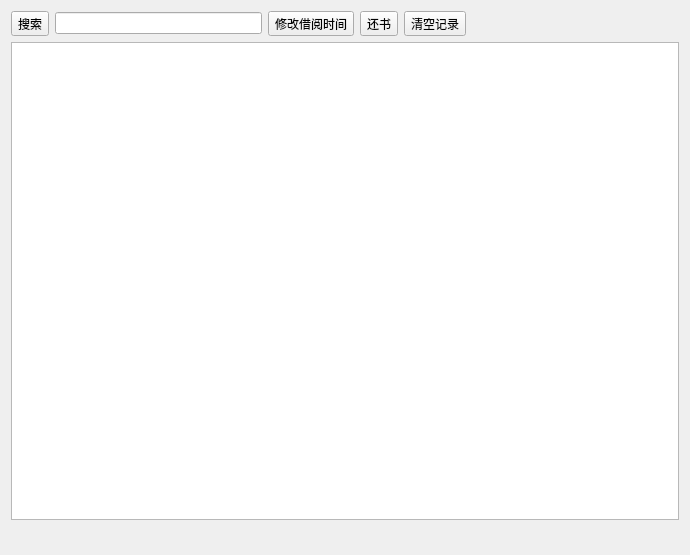
<?xml version="1.0" encoding="UTF-8"?>
<ui version="4.0">
 <class>Record</class>
 <widget class="QWidget" name="Record">
  <property name="geometry">
   <rect>
    <x>0</x>
    <y>0</y>
    <width>690</width>
    <height>555</height>
   </rect>
  </property>
  <property name="windowTitle">
   <string>Form</string>
  </property>
  <layout class="QGridLayout" name="gridLayout_4">
   <item row="0" column="3">
    <widget class="QToolButton" name="btn_return">
     <property name="font">
      <font>
       <family>楷体</family>
      </font>
     </property>
     <property name="text">
      <string>还书</string>
     </property>
    </widget>
   </item>
   <item row="0" column="1">
    <widget class="QLineEdit" name="lineEdit_3"/>
   </item>
   <item row="0" column="0">
    <widget class="QToolButton" name="btn_search">
     <property name="font">
      <font>
       <family>楷体</family>
      </font>
     </property>
     <property name="text">
      <string>搜索</string>
     </property>
    </widget>
   </item>
   <item row="0" column="4">
    <widget class="QToolButton" name="btn_Rdel">
     <property name="font">
      <font>
       <family>楷体</family>
      </font>
     </property>
     <property name="text">
      <string>清空记录</string>
     </property>
    </widget>
   </item>
   <item row="1" column="0" colspan="6">
    <widget class="QTableView" name="tableView"/>
   </item>
   <item row="2" column="4">
    <widget class="QWidget" name="record_2" native="true">
     <layout class="QGridLayout" name="gridLayout_3"/>
    </widget>
   </item>
   <item row="0" column="2">
    <widget class="QToolButton" name="btn_bupdate">
     <property name="font">
      <font>
       <family>楷体</family>
      </font>
     </property>
     <property name="text">
      <string>修改借阅时间</string>
     </property>
    </widget>
   </item>
   <item row="0" column="5">
    <spacer name="horizontalSpacer_3">
     <property name="orientation">
      <enum>Qt::Horizontal</enum>
     </property>
     <property name="sizeHint" stdset="0">
      <size>
       <width>40</width>
       <height>20</height>
      </size>
     </property>
    </spacer>
   </item>
  </layout>
 </widget>
 <resources/>
 <connections/>
</ui>
